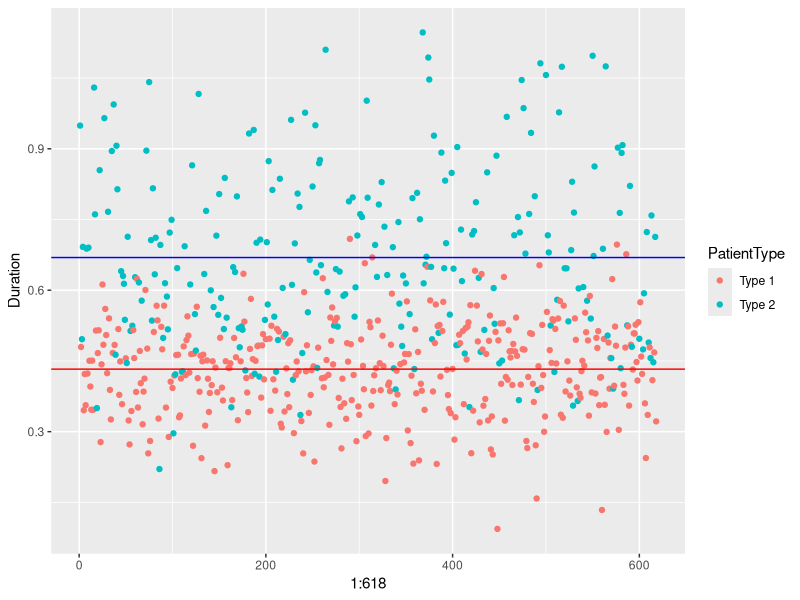
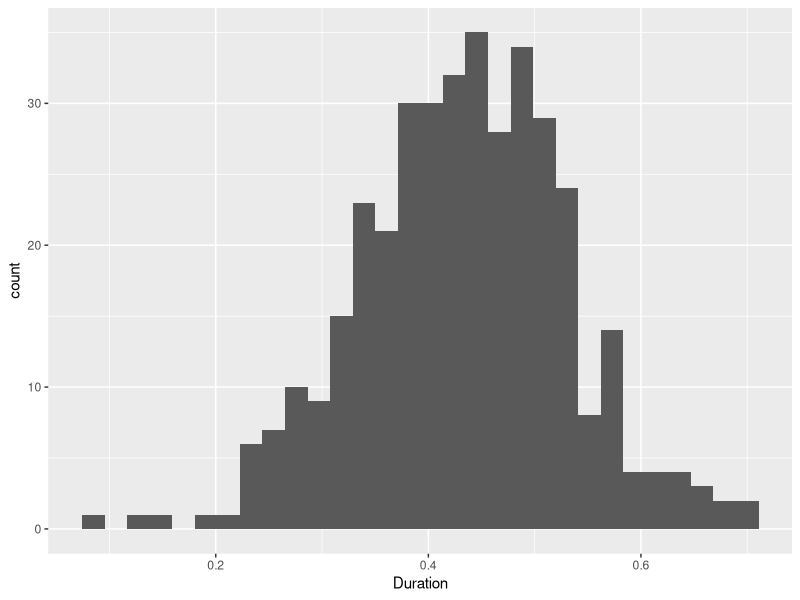
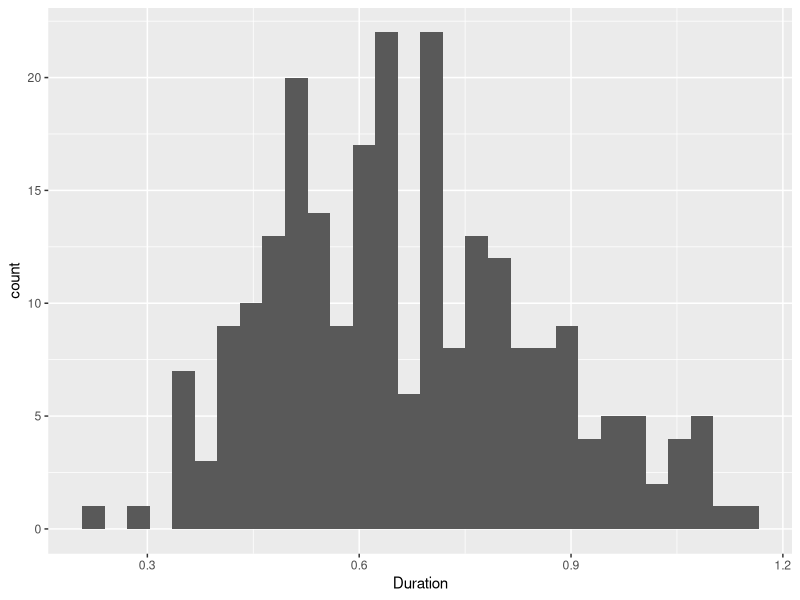
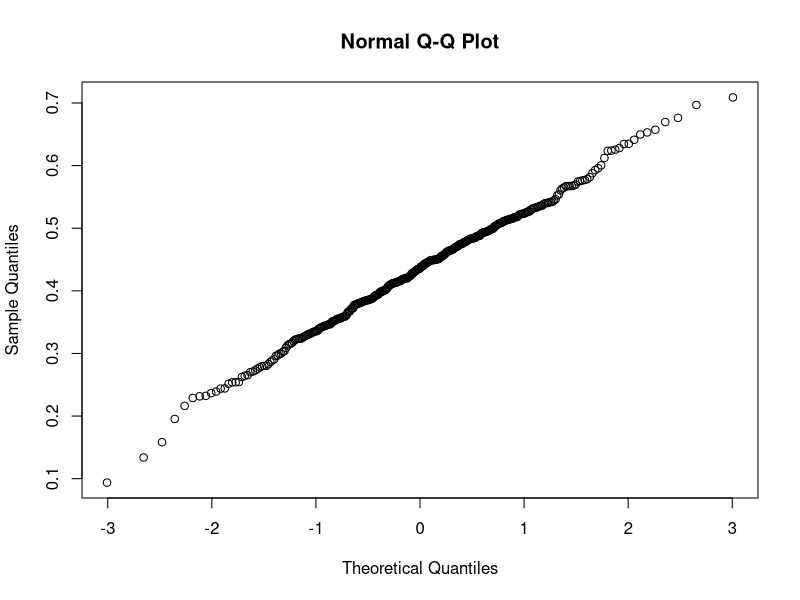
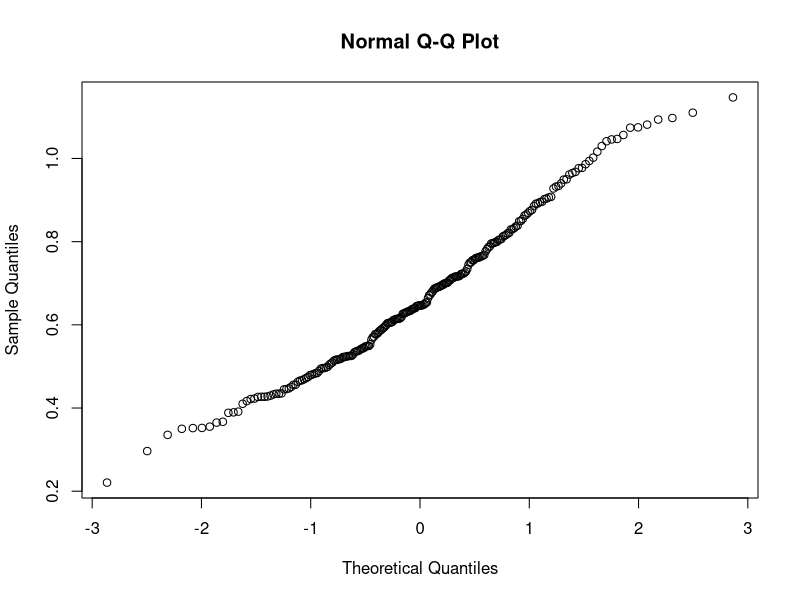
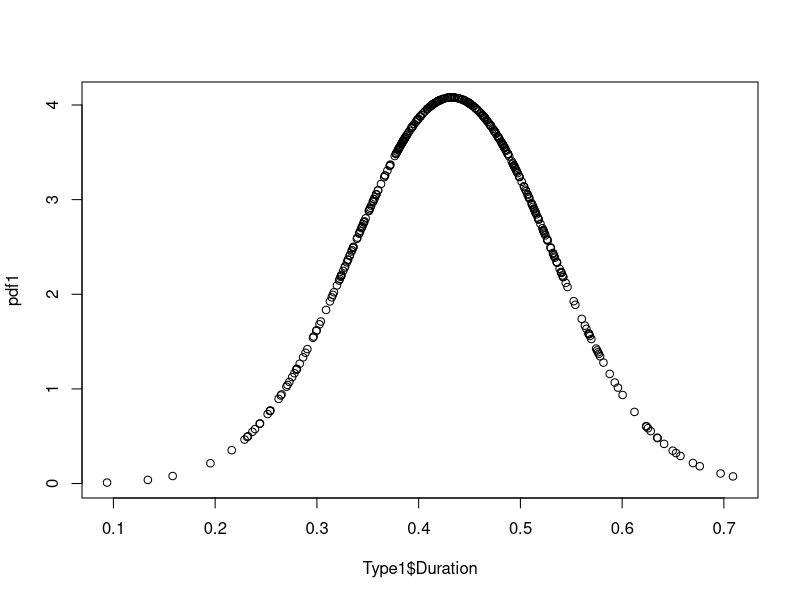
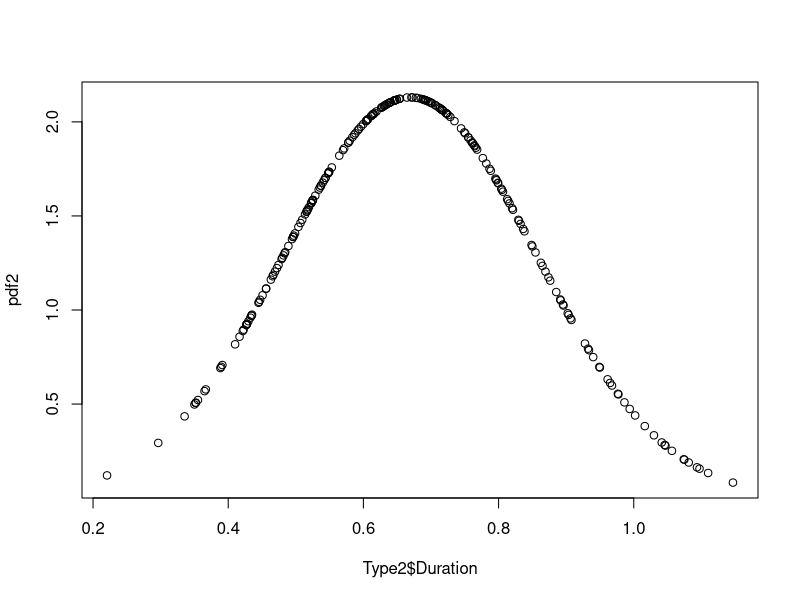
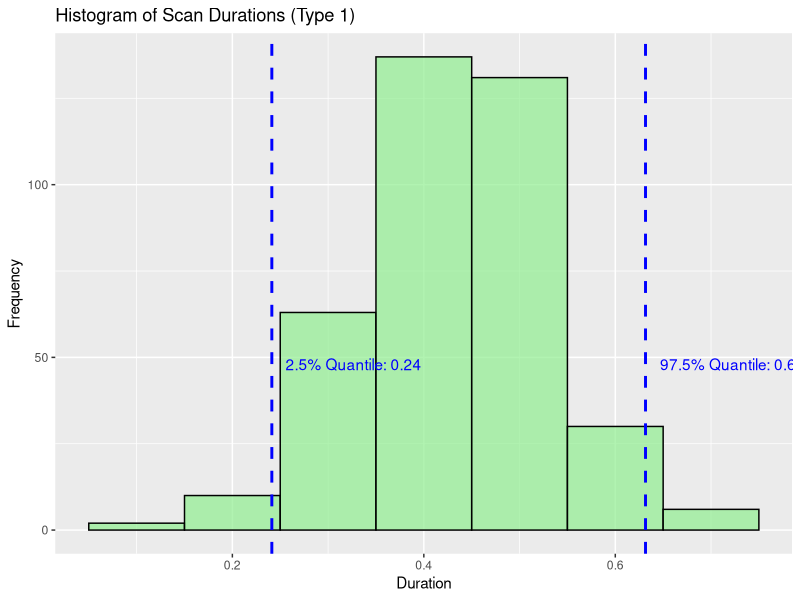

Recreate these plots in R, in order.
library(ggplot2)
library(MASS)
library(tidyverse)
library(zoo)
library(dplyr)

#Datasets
ScanRecords <- read.csv("ScanRecords.csv")
ScanRecords$Date <- as.Date(ScanRecords$Date)
Type1 <- dplyr::filter(ScanRecords, PatientType=="Type 1") 
Type2 <- dplyr::filter(ScanRecords, PatientType=="Type 2") 

#Duration Scatterplot 
ggplot(ScanRecords, aes(x=1:618, y=Duration, color = PatientType))+
  geom_point() +
  geom_hline(yintercept = mean(Type1$Duration), color = "red") +
  geom_hline(yintercept = mean(Type2$Duration), color = "blue")

#Duration Histogram
ggplot(Type1) + 
  geom_histogram(aes(x = Duration))
ggplot(Type2) + 
  geom_histogram(aes(x = Duration))

#Duration qqplots
qqnorm(Type1$Duration) #This suggests a normal distribution, which corresponds to the information given
qqnorm(Type2$Duration) #This one is bit weird 

#Duration Normal Distribution PDF plot
pdf1 <- dnorm(Type1$Duration, mean=mean(Type1$Duration), sd = sd(Type1$Duration))
plot(Type1$Duration, pdf1)
pdf2 <- dnorm(Type2$Duration, mean=mean(Type2$Duration), sd = sd(Type2$Duration))
plot(Type2$Duration, pdf2)


##IMPORTANT METRICS FOR DISCRETE EVENT SIMULATION (TYPE 1 PATIENT SCAN DURATION)##
# Calculate mean and standard deviation
mean_duration <- mean(Type1$Duration)
std_dev <- sd(Type1$Duration)
n <- length(Type1$Duration)
std_error <- std_dev / sqrt(n)

# 95% confidence interval using z-value
z_value <- 1.96
ci_lower <- mean_duration - z_value * std_error
ci_upper <- mean_duration + z_value * std_error

# Quantiles
duration_quantiles <- quantile(Type1$Duration, probs = c(0.025, 0.975))

# Create a summary table
duration_type1_summary <- tibble(
  Metric = c(
    "Sample Mean",
    "95% Confidence Interval (Lower)",
    "95% Confidence Interval (Upper)",
    "Standard Deviation",
    "Quantile (2.5%)",
    "Quantile (97.5%)"
  ),
  Value = c(
    mean_duration,
    ci_lower,
    ci_upper,
    std_dev,
    duration_quantiles[1],
    duration_quantiles[2]
  )
)

# Print the summary table
print(duration_type1_summary)


ggplot(Type1, aes(x = Duration)) +
  geom_histogram(binwidth = 0.1, fill = "lightgreen", color = "black", alpha = 0.7) +
  geom_vline(xintercept = duration_quantiles[1], color = "blue", linetype = "dashed", size = 1) +
  geom_vline(xintercept = duration_quantiles[2], color = "blue", linetype = "dashed", size = 1) +
  labs(
    title = "Histogram of Scan Durations (Type 1)",
    x = "Duration",
    y = "Frequency"
  ) +
  annotate(
    "text",
    x = duration_quantiles[1],
    y = max(table(cut(Type1$Duration, breaks = 20))),
    label = paste0("2.5% Quantile: ", round(duration_quantiles[1], 2)),
    hjust = -0.1,
    color = "blue"
  ) +
  annotate(
    "text",
    x = duration_quantiles[2],
    y = max(table(cut(Type1$Duration, breaks = 20))),
    label = paste0("97.5% Quantile: ", round(duration_quantiles[2], 2)),
    hjust = -0.1,
    color = "blue"
  )


### INTERARRIVAL TIMES FOR TYPE 1###
Type1 <- Type1 %>%
  group_by(Date) %>%
  mutate(
    InterArrivalTime = Time - lag(Time),  # Standard inter-arrival time within the same day
    FirstOfDay = row_number() == 1        # Flag for the first record of the day
  ) %>%
  ungroup()

# Handle first times of each day
Type1 <- Type1 %>%
  mutate(
    InterArrivalTime = ifelse(
      FirstOfDay,
      # If first record of the day, calculate time difference with lagged time + 9 hours (17,00 - 8,00 = 9,00)
      Time - lag(Time) + 9,
      InterArrivalTime
    )
  )
    
# Remove remaining NA values (the first time of the first day)
InterArrivalTimes <- Type1$InterArrivalTime[!is.na(Type1$InterArrivalTime)]

# Calculate statistical metrics
mean_interarrival <- mean(InterArrivalTimes)

# Rate parameter for exponential distribution
lambda_rate <- 1 / mean_interarrival


ggplot(Type1, aes(x = InterArrivalTime)) +
  geom_histogram(binwidth = 0.1, fill = "lightgreen", color = "black", alpha = 0.7) +
  labs(
    title = "Histogram of Interarrivaltimes (Type 1)",
    x = "Interarrivaltimes",
    y = "Frequency"
  ) 




#Bootstrapping the mean duration for type 2 
X <- Type2$Duration
B <- 1000 

n <- length(X)                                          # Sample size
X.bar <- mean(X)                                        # Sample mean of X
St.Dev <- sd(X)                                         # Standard deviation of X

X.star_mean <- rep(NA, n)
X.star_sd <- rep(NA,n)
X.star_low <- rep(NA, n)      # 0.025 bound
X.star_high <- rep(NA, n)     # 0.975 bound
for (b in 1:B) {
  J <- sample.int(n, size = n, replace = TRUE)            # Draw the indices J
  X.star <- X[J]                                      # Draw the bootstrap sample
  X.star_mean[b] <- mean(X.star) 
  X.star_sd[b] <- sd(X.star)
  X.star_high[b] <- quantile(X.star, probs = 0.975)
  X.star_low[b] <- quantile(X.star, probs = 0.025)
}

mean_duration_type2 <- mean(X.star_mean) #these are the variables of interest to us
SD_duration_type2 <- mean(X.star_sd)
duration2_quantiles <- c(mean(X.star_low), mean(X.star_high))

duration_type2_summary <- tibble(
  Metric = c(
    "Sample Mean",
    "95% Confidence Interval (Lower)",
    "95% Confidence Interval (Upper)",
    "Standard Deviation",
    "Quantile (2.5%)",
    "Quantile (97.5%)"
  ),
  Value = c(
    mean_duration_type2,
    mean_duration_type2-1.96*SD_duration_type2/sqrt(n),
    mean_duration_type2+1.96*SD_duration_type2/sqrt(n),
    SD_duration_type2,
    duration2_quantiles[1],
    duration2_quantiles[2]
  )
)

# Monte Carlo Study for the type 2 bootstrap mean (this can take long)
N = 2000
B = 500 
bias_mean = rep(NA, N)
bias_sd = rep(NA, N)
for (i in 1:N){
  mc_type2_duration <- rnorm(length(Type2$Duration),
                             mean = mean_duration_type2,
                             sd = SD_duration_type2)
  mc_mean <- mean(mc_type2_duration)
  mc_sd <- sd(mc_type2_duration)
  X.star_mean <- rep(NA, length(Type2$Duration))
  X.star_sd <- rep(NA, length(Type2$Duration))
  for (b in 1:B){
    J <- sample.int(length(Type2$Duration), size = length(Type2$Duration), replace = TRUE)
    X.star <- mc_type2_duration[J]                                      # Draw the bootstrap sample
    X.star_mean[b] <- mean(X.star) 
    X.star_sd[b] <- sd(X.star)
  }
  MCbootstrap_mean <- mean(X.star_mean)
  MCbootstrap_sd <- mean(X.star_sd)
  bias_mean[i] <- (MCbootstrap_mean - mc_mean)^2
  bias_sd[i] <- (MCbootstrap_sd - mc_sd)^2

}
avg_bias_mean = mean(bias_mean) #very low so should be good 
avg_bias_sd = mean(bias_sd)

## BOOTSTRAP patient 1 arrival times with interarival times

# Calculate inter-arrival times
Type1 <- Type1 %>%
  group_by(Date) %>%
  mutate(
    InterArrivalTime = Time - lag(Time),  # Standard inter-arrival time within the same day
    FirstOfDay = row_number() == 1        # Flag for the first record of the day
  ) %>%
  ungroup()

# Handle first times of each day
Type1 <- Type1 %>%
  mutate(
    InterArrivalTime = ifelse(
      FirstOfDay,
      # If first record of the day, calculate time difference with lagged time + 9 hours (17,00 - 8,00 = 9,00)
      Time - lag(Time) + 9,
      InterArrivalTime
    )
  )

# Remove remaining NA values (the first time of the first day)
InterArrivalTimes <- Type1$InterArrivalTime[!is.na(Type1$InterArrivalTime)]

# Calculate rate parameter for exponential distribution
lambda <- 1 / mean(InterArrivalTimes)

# Perform bootstrapping based on exponential distribution
B <- 10000  # Number of bootstrap samples
bootstrap_means <- numeric(B)

for (b in seq_len(B)) {
  # Generate bootstrap sample from exponential distribution
  bootstrap_sample <- rexp(length(InterArrivalTimes), rate = lambda)
  bootstrap_means[b] <- mean(bootstrap_sample)
}

# Calculate bootstrapped mean and 95% confidence interval
bootstrapped_mean <- mean(bootstrap_means)
ci <- quantile(bootstrap_means, probs = c(0.025, 0.975))

# Print results
cat("Bootstrapped Mean Inter-Arrival Time (Exponential):", bootstrapped_mean, "\n")
cat("95% Confidence Interval for Mean Inter-Arrival Time (Exponential):", ci, "\n")

# Plot the bootstrap distribution
ggplot(data.frame(bootstrap_means = bootstrap_means), aes(x = bootstrap_means)) +
  geom_density(fill = "lightblue", alpha = 0.5) +
  geom_vline(xintercept = bootstrapped_mean, color = "red", linetype = "dashed") +
  geom_vline(xintercept = ci[1], color = "blue", linetype = "dotted") +
  geom_vline(xintercept = ci[2], color = "blue", linetype = "dotted") +
  labs(title = "Bootstrap Distribution of Mean Inter-Arrival Time (Exponential)",
       subtitle = paste("95% CI:", round(ci[1], 3), "-", round(ci[2], 3)),
       x = "Mean Inter-Arrival Time", y = "Density") +
  theme_minimal()
